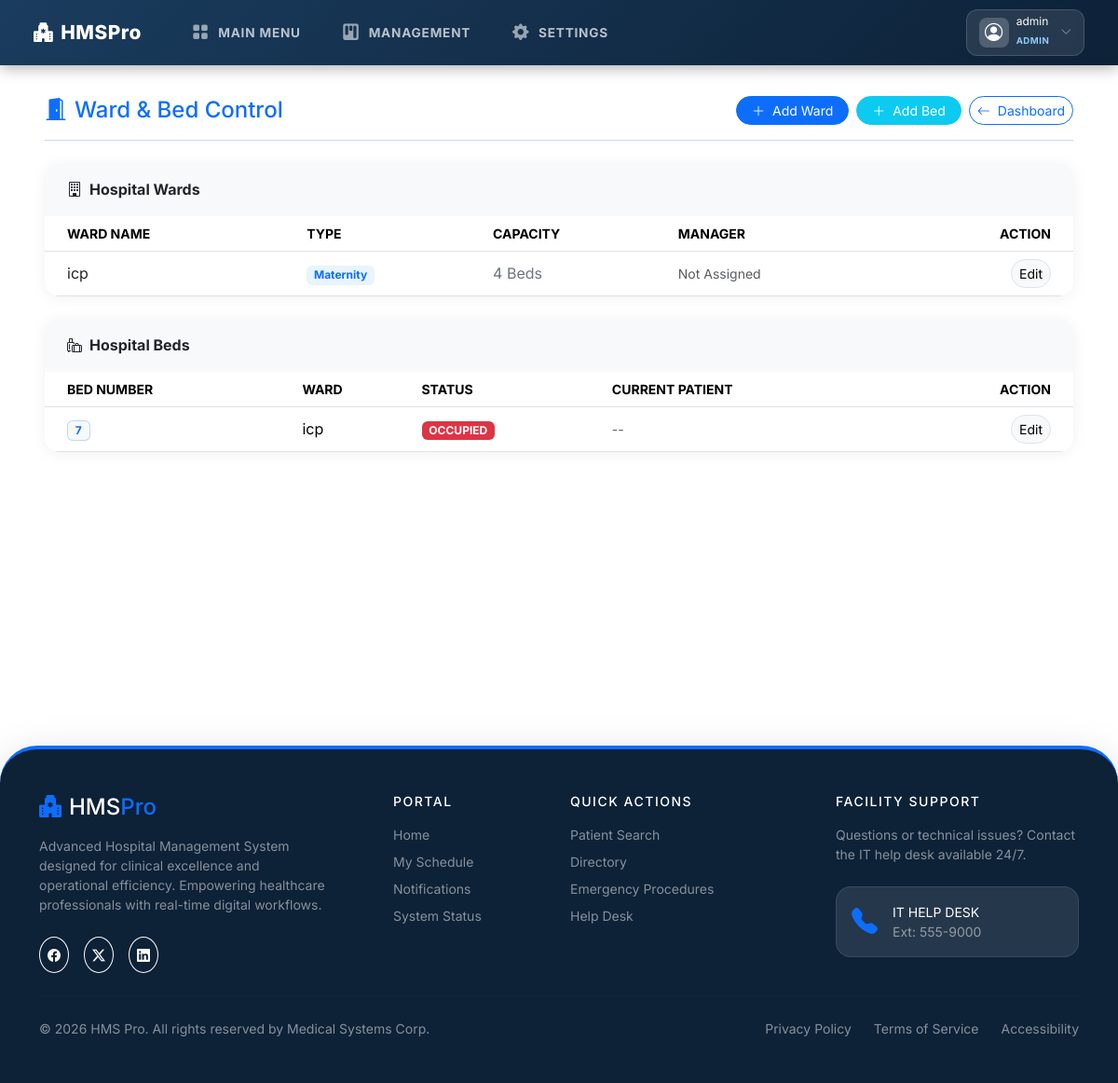
/beds/manage/ (signed in), run on the app's committed database.
### accounts/models.py (models this page shows)
class CustomUser(AbstractUser):
    ROLE_CHOICES = [
        ('Doctor', 'Doctor'),
        ('Reception', 'Reception'),
        ('Lab', 'Laboratory Staff'),
        ('Pharmacy', 'Pharmacist'),
        ('Payments', 'Billing Staff'),
        ('Nurse', 'Nurse'),
        ('WardManager', 'Ward Manager'),
        ('Admin', 'Administrator'),
    ]
    email = models.EmailField(unique=True)
    first_name = models.CharField(max_length=50)
    last_name = models.CharField(max_length=50)
    role = models.CharField(max_length=20, choices=ROLE_CHOICES, verbose_name="Select Role")
    phone = models.CharField(max_length=15, blank=True, null=True)
    address = models.TextField(blank=True, null=True)
    is_on_duty = models.BooleanField(default=True)
    schedule = models.CharField(max_length=100, blank=True, null=True) # e.g. Mon-Fri 08:00-16:00
    created_at = models.DateTimeField(default=timezone.now, editable=False)
    updated_at = models.DateTimeField(auto_now=True)
    employee_id = models.CharField(max_length=20, blank=True, null=True)  # Staff ID
    department = models.CharField(max_length=50, blank=True, null=True)   # e.g., Cardiology, Pharmacy
    profile_photo = models.ImageField(upload_to='profile_photos/', blank=True, null=True)
    def __str__(self):
        return f"{self.username} ({self.role}) - {self.created_at} {self.updated_at}"

### beds/models.py (models this page shows, shortened)
class Ward(models.Model):
    name = models.CharField(max_length=100)
    ward_type = models.CharField(max_length=50, choices=[
        ('General', 'General'),
        ('ICU', 'ICU'),
        ('Pediatric', 'Pediatric'),
        ('Maternity', 'Maternity'),
        ('Surgical', 'Surgical'),
    ])
    capacity = models.PositiveIntegerField()
    manager = models.ForeignKey(
        settings.AUTH_USER_MODEL,
        on_delete=models.SET_NULL,
        null=True,
        blank=True,
        related_name='managed_wards',
        limit_choices_to={'role': 'WardManager'}
    )
    def __str__(self):
        return f"{self.name} ({self.ward_type})"

class Bed(models.Model):
    ward = models.ForeignKey(Ward, on_delete=models.CASCADE, related_name='beds')
    bed_number = models.CharField(max_length=20)
    is_occupied = models.BooleanField(default=False)
    current_patient = models.ForeignKey(
        'patients.Patient',
        on_delete=models.SET_NULL,
        null=True,
        blank=True,
        related_name='assigned_bed'
    )

### beds/views.py (the view, shortened to what this page needs)
# urls.py: path('manage/', views.manage_beds, name='manage_beds'),
@login_required
def manage_beds(request):
    if request.user.role != 'Admin' and request.user.role != 'WardManager' and not request.user.is_superuser:
        return redirect('redirect_dashboard')
    from .forms import WardForm, BedForm
    wards = Ward.objects.all().order_by('name')
    beds = Bed.objects.all().order_by('ward__name', 'bed_number')
    ward_form = WardForm(request.POST or None)
    bed_form = BedForm(request.POST or None)
    return render(request, 'beds/manage_beds.html', {
        'page_title': 'Ward & Bed Control',
        'wards': wards,
        'beds': beds,
        'ward_form': ward_form,
        'bed_form': bed_form,
    })

### templates/beds/manage_beds.html (shortened to what this page needs)
{% extends 'base.html' %}
{% block content %}
<div class="d-flex align-items-center justify-content-between mb-4 pb-3 border-bottom border-primary border-opacity-25 mt-2">
    <h4 class="fw-800 text-primary mb-0"><i class="bi bi-door-open-fill me-2"></i>{{ page_title }}</h4>
    <div class="d-flex gap-2">
        <button class="btn btn-primary btn-sm rounded-pill fw-700 px-3" data-bs-toggle="modal" data-bs-target="#addWardModal">
            <i class="bi bi-plus-lg me-1"></i> Add Ward
        </button>
        <button class="btn btn-info btn-sm rounded-pill fw-700 px-3 text-white" data-bs-toggle="modal" data-bs-target="#addBedModal">
            <i class="bi bi-plus-lg me-1"></i> Add Bed
        </button>
        <a href="{% url 'admin_dashboard' %}" class="btn btn-outline-primary btn-sm rounded-pill fw-700">
            <i class="bi bi-arrow-left me-1"></i> Dashboard
        </a>
    </div>
</div>
<div class="hms-card mb-4">
    <div class="card-header bg-light border-0 py-3">
        <span class="fw-800 fs-6 text-dark"><i class="bi bi-building me-2"></i>Hospital Wards</span>
    </div>
    <div class="card-body p-0">
        <div class="table-responsive">
            <table class="table table-hover align-middle mb-0">
                <thead>
                    <tr class="small text-muted fw-700">
                        <th class="ps-4">WARD NAME</th>
                        <th>TYPE</th>
                        <th>CAPACITY</th>
                        <th>MANAGER</th>
                        <th class="text-end pe-4">ACTION</th>
                    </tr>
                </thead>
                <tbody>
                    {% for ward in wards %}
                    <tr>
                        <td class="ps-4 fw-800 text-dark">{{ ward.name }}</td>
                        <td><span class="badge bg-soft-primary text-primary fw-700">{{ ward.ward_type }}</span></td>
                        <td class="fw-700 text-secondary">{{ ward.capacity }} Beds</td>
                        <td><div class="small fw-600 text-muted">{{ ward.manager.get_full_name|default:"Not Assigned" }}</div></td>
                        <td class="text-end pe-4">
                            <a href="{% url 'edit_ward' ward.id %}" class="btn btn-sm btn-light border rounded-pill">Edit</a>
                        </td>
                    </tr>
                    {% empty %}
                    <tr><td colspan="5" class="text-center py-4 text-muted">No wards registered.</td></tr>
                    {% endfor %}
                </tbody>
            </table>
        </div>
    </div>
</div>
<div class="hms-card">
    <div class="card-header bg-light border-0 py-3">
        <span class="fw-800 fs-6 text-dark"><i class="bi bi-luggage me-2"></i>Hospital Beds</span>
    </div>
    <div class="card-body p-0">
        <div class="table-responsive">
            <table class="table table-hover align-middle mb-0">
                <thead>
                    <tr class="small text-muted fw-700">
                        <th class="ps-4">BED NUMBER</th>
                        <th>WARD</th>
                        <th>STATUS</th>
                        <th>CURRENT PATIENT</th>
                        <th class="text-end pe-4">ACTION</th>
                    </tr>
                </thead>
                <tbody>
                    {% for bed in beds %}
                    <tr>
                        <td class="ps-4">
                            <span class="badge bg-light text-primary border border-primary border-opacity-25 fw-800">{{ bed.bed_number }}</span>
                        </td>
                        <td class="fw-700">{{ bed.ward.name }}</td>
                        <td>
                            {% if bed.is_occupied %}
                                <span class="badge bg-danger fw-800">OCCUPIED</span>
                            {% else %}
                                <span class="badge bg-success fw-800">AVAILABLE</span>
                            {% endif %}
                        </td>
                        <td class="small fw-600 text-muted">
                            {{ bed.current_patient.get_full_name|default:"--" }}
                        </td>
                        <td class="text-end pe-4">
                            <a href="{% url 'edit_bed' bed.id %}" class="btn btn-sm btn-light border rounded-pill">Edit</a>
                        </td>
                    </tr>
                    {% empty %}
                    <tr><td colspan="5" class="text-center py-4 text-muted">No beds registered.</td></tr>
                    {% endfor %}
                </tbody>
            </table>
        </div>
    </div>
</div>
{% endblock %}

### templates/base.html (shortened to what this page needs)
<!DOCTYPE html>
<html lang="en">
<head>
  <link rel="stylesheet" href="https://cdn.jsdelivr.net/npm/bootstrap@5.3.3/dist/css/bootstrap.min.css">
  <link rel="stylesheet" href="https://cdn.jsdelivr.net/npm/bootstrap-icons@1.11.3/font/bootstrap-icons.min.css">
</head>
<body class="{% block body_class %}{% endblock %}">
<nav class="navbar hms-navbar fixed-top">
  <div class="container-fluid d-flex align-items-center justify-content-between">
    <div class="d-flex align-items-center">
      <a class="navbar-brand" href="{% url 'home' %}">
        <i class="bi bi-hospital-fill me-2"></i>HMS<span>Pro</span>
      </a>
      {% include 'includes/nav_links.html' %}
    </div>
    <div class="d-flex align-items-center gap-2">
      {% if user.is_authenticated %}
        <div class="dropdown">
          <button class="profile-angle-btn d-flex align-items-center gap-2" data-bs-toggle="dropdown">
            <div class="profile-avatar">
              <i class="bi bi-person-circle"></i>
            </div>
            <div class="profile-info d-none d-sm-block text-start">
              <span class="d-block fw-800 text-white lh-1" style="font-size: 0.75rem;">{{ user.get_full_name|default:user.username }}</span>
              <span class="badge-role-mini">{{ user.role|default:"Staff" }}</span>
            </div>
            <i class="bi bi-chevron-down text-white fs-xs opacity-50 ms-1"></i>
          </button>
        </div>
      {% else %}
        <a href="{% url 'login' %}" class="btn btn-sm btn-primary fw-700 px-3 rounded-pill">
          <i class="bi bi-lock-fill me-1"></i>Secure Login
        </a>
      {% endif %}
    </div>
  </div>
</nav>
<div class="hms-main" style="margin-top:60px;">
  {% block content %}{% endblock %}
</div>
{% include 'footer.html' %}
</body>
</html>

### templates/base.html (style rules this page uses)
:root { --hms-primary: #1a3c5e; --hms-accent: #2196f3; --hms-light-bg: #ffffff; --sidebar-w: 260px; }
* { font-family: 'Inter', sans-serif; }
body { background: var(--hms-light-bg); min-height: 100vh; }
.hms-navbar { background: linear-gradient(135deg, var(--hms-primary) 0%, #0d2137 100%); box-shadow: 0 2px 16px rgba(0,0,0,.35); padding: .6rem 1.5rem; }
.hms-navbar .navbar-brand { font-weight: 800; font-size: 1.3rem; color: #fff !important; letter-spacing: .5px; }
.hms-navbar .navbar-brand span { color: var(--hms-teal); }
.hms-main { padding: 2.2rem 3rem; min-height: calc(100vh - 60px); transition: all 0.3s ease; }
.hms-card { border: none; border-radius: 16px; box-shadow: 0 2px 16px rgba(0,0,0,.06); background: #fff; overflow: hidden; }
.hms-card .card-header { background: #fff; border-bottom: 2px solid var(--hms-light-bg); padding: 1.1rem 1.5rem; font-weight: 700; color: var(--hms-primary); font-size: .95rem; }
.hms-card .card-body { padding: 1.3rem 1.5rem; }
.profile-angle-btn { background: rgba(255, 255, 255, 0.1); border: 1px solid rgba(255, 255, 255, 0.15); border-radius: 12px; padding: 0.4rem 0.8rem; transition: all 0.25s ease; backdrop-filter: blur(5px); }
.profile-avatar { width: 32px; height: 32px; background: rgba(255, 255, 255, 0.2); border-radius: 8px; display: flex; align-items: center; justify-content: center; color: #fff; font-size: 1.2rem; }
.badge-role-mini { font-size: 0.6rem; font-weight: 700; color: #90caf9; text-transform: uppercase; letter-spacing: 0.5px; }
.fs-xs { font-size: 0.75rem; }

### templates/beds/manage_beds.html (style rules this page uses)
.bg-soft-primary { background-color: rgba(33, 150, 243, 0.1); }

### data on the page
CustomUser: get_full_name "admin", role "ADMIN"
Ward: name "icp", ward_type "Maternity", capacity "4", manager.get_full_name "Not Assigned"
Bed: bed_number "7", ward.name "icp", is_occupied "OCCUPIED", current_patient.get_full_name "--"

### other printed values
{{ page_title }} "Ward & Bed Control"
